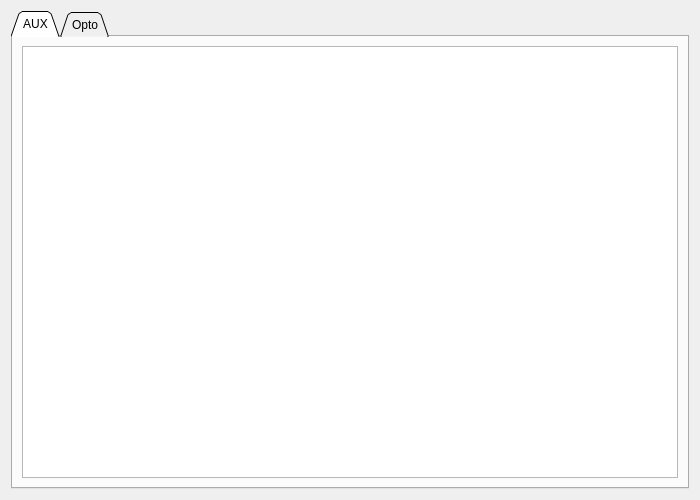
<?xml version="1.0" encoding="UTF-8"?>
<ui version="4.0">
 <class>PageSlaveIO</class>
 <widget class="QWidget" name="PageSlaveIO">
  <property name="geometry">
   <rect>
    <x>0</x>
    <y>0</y>
    <width>700</width>
    <height>500</height>
   </rect>
  </property>
  <property name="windowTitle">
   <string>Form</string>
  </property>
  <layout class="QVBoxLayout" name="verticalLayout">
   <item>
    <widget class="QTabWidget" name="tabWidget">
     <property name="tabShape">
      <enum>QTabWidget::Triangular</enum>
     </property>
     <property name="currentIndex">
      <number>0</number>
     </property>
     <widget class="QWidget" name="tabIOAUX">
      <attribute name="title">
       <string>AUX</string>
      </attribute>
      <layout class="QVBoxLayout" name="verticalLayout_2">
       <item>
        <widget class="ParamTable" name="slaveIOTabAUX"/>
       </item>
      </layout>
     </widget>
     <widget class="QWidget" name="tabIOOpto">
      <attribute name="title">
       <string>Opto</string>
      </attribute>
      <layout class="QVBoxLayout" name="verticalLayout_3">
       <item>
        <widget class="ParamTable" name="slaveIOTabOpto"/>
       </item>
      </layout>
     </widget>
    </widget>
   </item>
  </layout>
 </widget>
 <customwidgets>
  <customwidget>
   <class>ParamTable</class>
   <extends>QTableWidget</extends>
   <header>widgets/paramtable.h</header>
  </customwidget>
 </customwidgets>
 <resources/>
 <connections/>
</ui>
